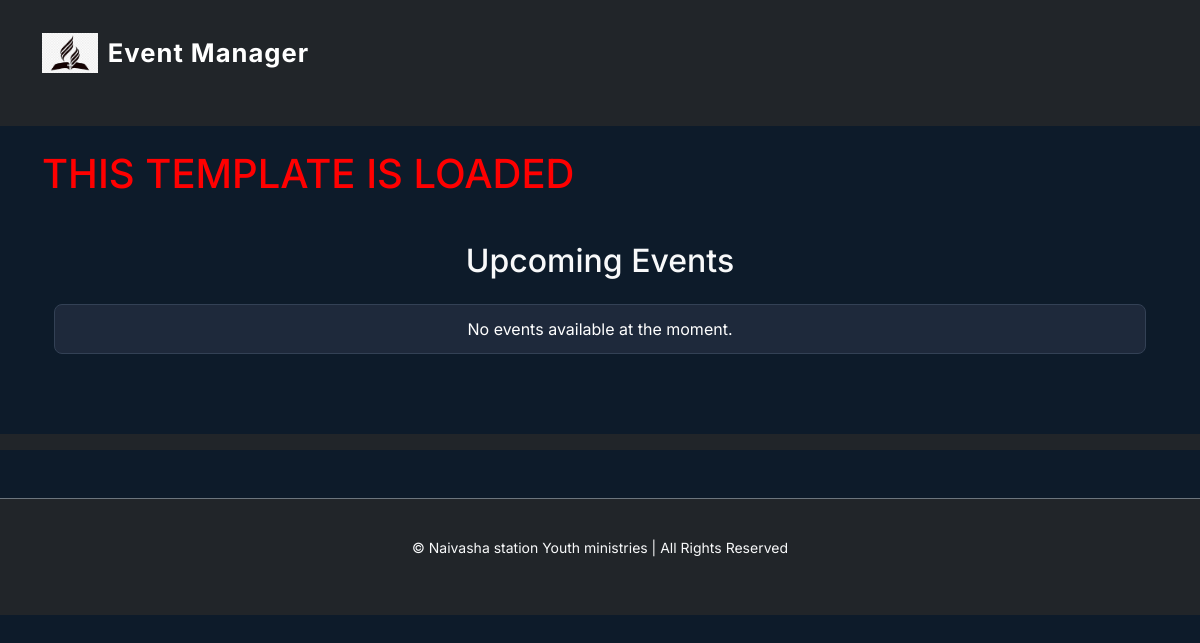
Before: / with the older database file.
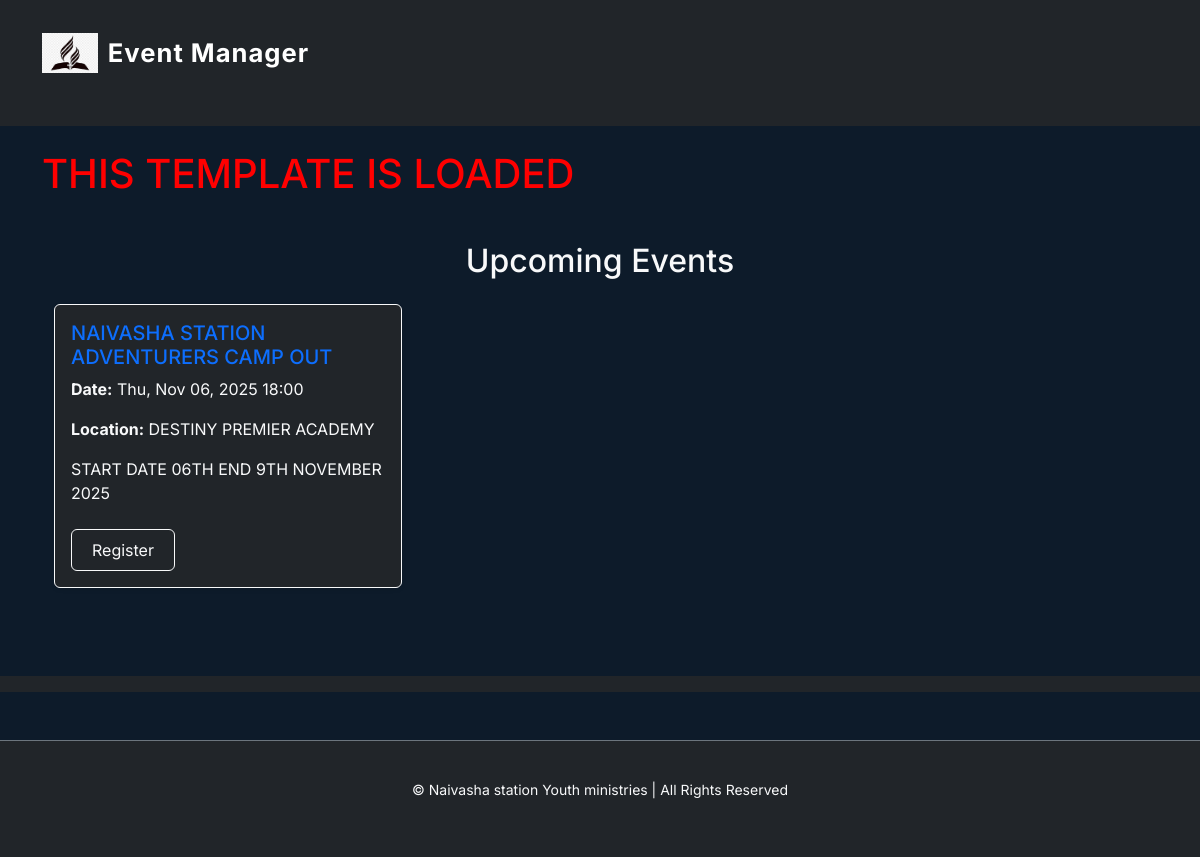
After: the same page with the newer database file.
### events/models.py (models this page shows, shortened)
class Event(models.Model):
    name = models.CharField(max_length=200)
    date = models.DateTimeField()
    location = models.CharField(max_length=200)
    description = models.TextField()

### events/views.py (the view)
# urls.py: path('', views.event_list, name='event_list'),
def event_list(request):
    events = Event.objects.all()
    return render(request, 'events/event_list.html', {'events': events})

### events/templates/events/event_list.html (shortened to what this page needs)
{% extends 'events/base.html' %}
{% block content %}
<h1 style="color:red">THIS TEMPLATE IS LOADED</h1>
<div class="container mt-4">
    <h2 class="text-center text-light mb-4">Upcoming Events</h2>
    {% if events %}
        <div class="row">
            {% for event in events %}
                <div class="col-md-6 col-lg-4 mb-4">
                    <div class="card h-100 shadow-sm bg-dark text-light border-light">
                        <div class="card-body">
                            <h5 class="card-title text-primary">{{ event.name }}</h5>
                            <p class="card-text"><strong>Date:</strong> {{ event.date|date:"D, M d, Y H:i" }}</p>
                            <p class="card-text"><strong>Location:</strong> {{ event.location }}</p>
                            <p class="card-text">{{ event.description|truncatewords:20 }}</p>
                            <a href="{% url 'combined_registration' %}" class="btn btn-outline-light mt-2">Register</a>
                        </div>
                    </div>
                </div>
            {% endfor %}
        </div>
    {% else %}
        <div class="alert alert-warning text-center">No events available at the moment.</div>
    {% endif %}
</div>
{% endblock %}

Changed rows visible on the page:
added Event: name "NAIVASHA STATION ADVENTURERS CAMP OUT", date "Thu, Nov 06, 2025 18:00", location "DESTINY PREMIER ACADEMY", description "START DATE 06TH END 9TH NOVEMBER 2025"
Other visible differences:
text no longer shown: "No events available at the moment."
